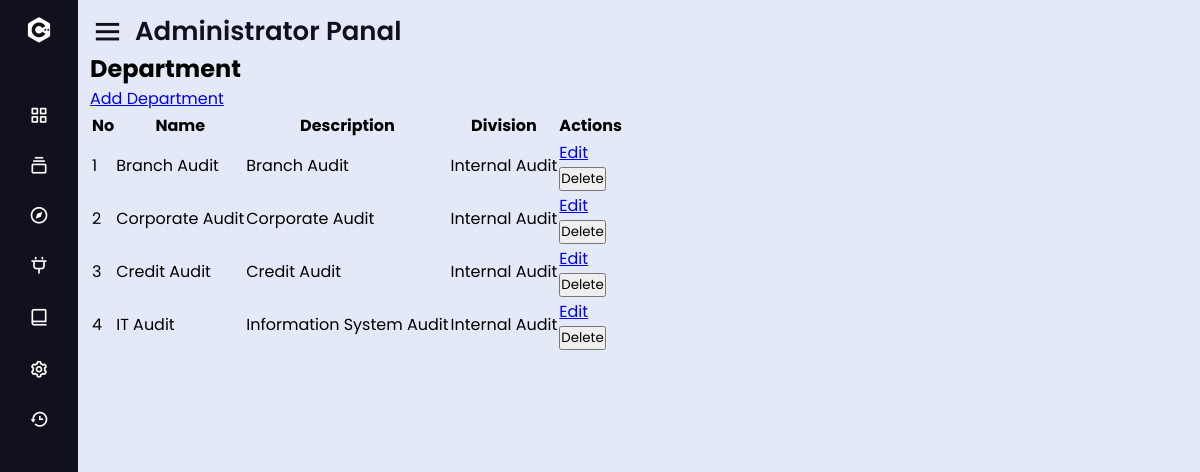
Screenshot of /department with the database file from the repository.
### tables this page shows
CREATE TABLE department (
    id INTEGER PRIMARY KEY AUTOINCREMENT,
    name TEXT NOT NULL UNIQUE,
    description TEXT NOT NULL,
    division_id INTEGER NOT NULL,
    FOREIGN KEY (division_id) REFERENCES division (id)
);

CREATE TABLE division (
    id INTEGER PRIMARY KEY AUTOINCREMENT,
    name TEXT NOT NULL UNIQUE,
    description TEXT 
);

### lib/struc.py (the view)
@bp.route('/department')
def department():
    db = get_db()
    departments = db.execute(
        'SELECT d.id, d.name, d.description, dv.name AS division_name '
        'FROM department d JOIN division dv ON d.division_id = dv.id '
        'ORDER BY d.name'
    ).fetchall()
    return render_template('admin/departments.html', departments=departments)

### lib/auth.py (called while the page is built)
@bp.before_app_request
def load_logged_in_user():
    user_id = session.get('user_id')
    if user_id is None:
        g.user = None
    else:
        g.user = get_db().execute(
            'SELECT * FROM user WHERE id = ?', (user_id,)
        ).fetchone()

### lib/db.py (called while the page is built)
def get_db():
    if 'db' not in g:
        g.db = sqlite3.connect(
            current_app.config['DATABASE'],
            detect_types=sqlite3.PARSE_DECLTYPES
        )
        g.db.row_factory = sqlite3.Row
    return g.db

### lib/templates/admin/departments.html
{% extends 'admin/layout.html' %}
{% block content %}
  <h1>Department</h1>
  <p><a href="{{ url_for('struc.add_department') }}">Add Department</a></p>
  <table>
    <thead>
      <tr>
        <th>No</th>
        <th>Name</th>
        <th>Description</th>
        <th>Division</th>
        <th>Actions</th>
      </tr>
    </thead>
    <tbody>
      {% for department in departments %}
        <tr>
          <td>{{ loop.index }}</td>
          <td>{{ department.name }}</td>
          <td>{{ department.description }}</td>
          <td>{{ department.division_name }}</td>
          <td>
            <a href="{{ url_for('struc.edit_department', department_id=department['id']) }}">Edit</a>
            <form action="{{ url_for('struc.delete_department', department_id=department['id']) }}" method="post">
              <input type="submit" value="Delete" onclick="return confirm('Are you sure you want to delete this document type?');">
            </form>
          </td>
        </tr>
      {% endfor %}
    </tbody>
  </table>
{% endblock %}

### rows the page displays
department: name "Branch Audit", description "Branch Audit", division_name "Internal Audit"
department: name "Corporate Audit", description "Corporate Audit", division_name "Internal Audit"
department: name "Credit Audit", description "Credit Audit", division_name "Internal Audit"
department: name "IT Audit", description "Information System Audit", division_name "Internal Audit"
